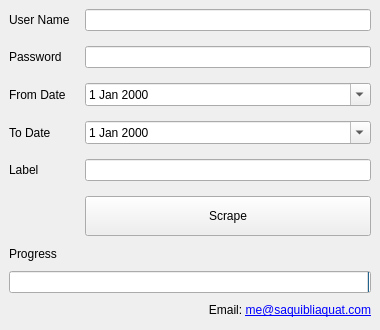
<?xml version="1.0" encoding="UTF-8"?>
<ui version="4.0">
 <class>MainWindow</class>
 <widget class="QMainWindow" name="MainWindow">
  <property name="windowModality">
   <enum>Qt::NonModal</enum>
  </property>
  <property name="geometry">
   <rect>
    <x>0</x>
    <y>0</y>
    <width>380</width>
    <height>330</height>
   </rect>
  </property>
  <property name="minimumSize">
   <size>
    <width>380</width>
    <height>330</height>
   </size>
  </property>
  <property name="maximumSize">
   <size>
    <width>380</width>
    <height>330</height>
   </size>
  </property>
  <property name="windowTitle">
   <string>Fiverr Revenue Calculator</string>
  </property>
  <property name="windowIcon">
   <iconset>
    <normaloff>../Fiverr_EmailOrderScrape/Resources/python.ico</normaloff>../Fiverr_EmailOrderScrape/Resources/python.ico</iconset>
  </property>
  <property name="autoFillBackground">
   <bool>false</bool>
  </property>
  <widget class="QWidget" name="centralwidget">
   <layout class="QGridLayout" name="gridLayout">
    <item row="0" column="0" colspan="3">
     <layout class="QFormLayout" name="formLayout">
      <property name="fieldGrowthPolicy">
       <enum>QFormLayout::AllNonFixedFieldsGrow</enum>
      </property>
      <property name="horizontalSpacing">
       <number>15</number>
      </property>
      <property name="verticalSpacing">
       <number>15</number>
      </property>
      <property name="leftMargin">
       <number>0</number>
      </property>
      <property name="topMargin">
       <number>0</number>
      </property>
      <item row="0" column="0">
       <widget class="QLabel" name="label">
        <property name="text">
         <string>User Name</string>
        </property>
       </widget>
      </item>
      <item row="0" column="1">
       <widget class="QLineEdit" name="txtUsername">
        <property name="echoMode">
         <enum>QLineEdit::Normal</enum>
        </property>
       </widget>
      </item>
      <item row="1" column="0">
       <widget class="QLabel" name="label_2">
        <property name="text">
         <string>Password</string>
        </property>
       </widget>
      </item>
      <item row="1" column="1">
       <widget class="QLineEdit" name="txtPassword">
        <property name="echoMode">
         <enum>QLineEdit::Password</enum>
        </property>
       </widget>
      </item>
      <item row="2" column="0">
       <widget class="QLabel" name="label_3">
        <property name="text">
         <string>From Date</string>
        </property>
       </widget>
      </item>
      <item row="2" column="1">
       <widget class="QDateEdit" name="txtFromDate">
        <property name="calendarPopup">
         <bool>true</bool>
        </property>
       </widget>
      </item>
      <item row="3" column="0">
       <widget class="QLabel" name="label_4">
        <property name="text">
         <string>To Date</string>
        </property>
       </widget>
      </item>
      <item row="3" column="1">
       <widget class="QDateEdit" name="txtToDate">
        <property name="calendarPopup">
         <bool>true</bool>
        </property>
       </widget>
      </item>
      <item row="4" column="0">
       <widget class="QLabel" name="label_5">
        <property name="text">
         <string>Label</string>
        </property>
       </widget>
      </item>
      <item row="4" column="1">
       <widget class="QLineEdit" name="txtLabel">
        <property name="echoMode">
         <enum>QLineEdit::Normal</enum>
        </property>
       </widget>
      </item>
      <item row="5" column="1">
       <widget class="QPushButton" name="btnScrape">
        <property name="minimumSize">
         <size>
          <width>0</width>
          <height>40</height>
         </size>
        </property>
        <property name="text">
         <string>Scrape</string>
        </property>
       </widget>
      </item>
     </layout>
    </item>
    <item row="3" column="1" colspan="2">
     <widget class="QLabel" name="label_6">
      <property name="text">
       <string>&lt;html&gt;&lt;head/&gt;&lt;body&gt;&lt;p&gt;Email: &lt;a mailto=&quot;me@saquibliaquat.com&quot;&gt;&lt;span style=&quot; text-decoration: underline; color:#0000ff;&quot;&gt;me@saquibliaquat.com&lt;/span&gt;&lt;/a&gt;&lt;/p&gt;&lt;/body&gt;&lt;/html&gt;</string>
      </property>
      <property name="textFormat">
       <enum>Qt::RichText</enum>
      </property>
      <property name="alignment">
       <set>Qt::AlignRight|Qt::AlignTrailing|Qt::AlignVCenter</set>
      </property>
     </widget>
    </item>
    <item row="2" column="0" colspan="3">
     <widget class="QProgressBar" name="progressBar">
      <property name="value">
       <number>0</number>
      </property>
      <property name="textVisible">
       <bool>true</bool>
      </property>
      <property name="orientation">
       <enum>Qt::Horizontal</enum>
      </property>
      <property name="invertedAppearance">
       <bool>true</bool>
      </property>
      <property name="textDirection">
       <enum>QProgressBar::TopToBottom</enum>
      </property>
     </widget>
    </item>
    <item row="1" column="0">
     <widget class="QLabel" name="lblProgress">
      <property name="text">
       <string>Progress</string>
      </property>
     </widget>
    </item>
   </layout>
  </widget>
 </widget>
 <resources/>
 <connections/>
</ui>
